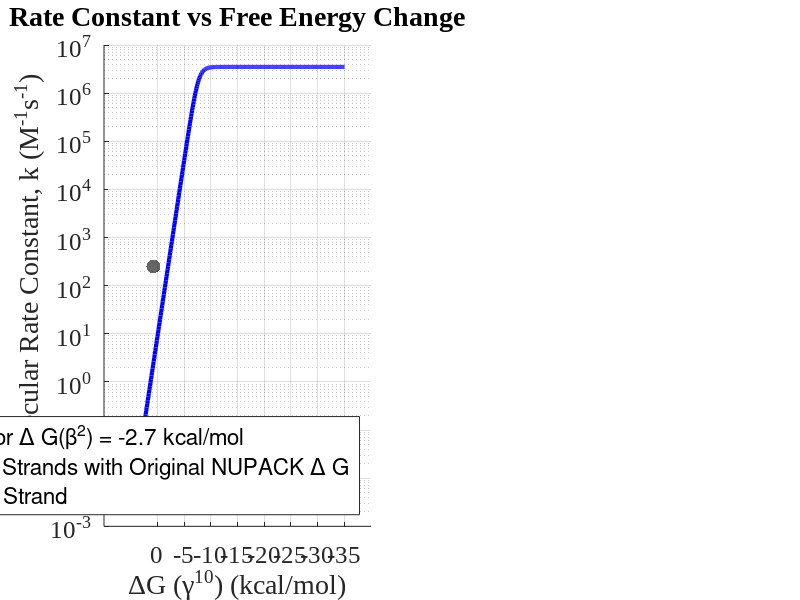

The MATLAB script that drew this image: (Note: this script raises an error after producing the figure.)
%The following file is used to apply the model introduced by Zhang. et. al
%in their work "Control of DNA Strand DisplacementKinetics Using Toehold Exchange" to the BIOREGEN 
% reaction system for 10 arbitrary strand designs. A shifted Free Energy is then imposed to visualize the effect of this shift on calculated strand paramters (namely the rate constant)
% The file takes an input file and extracts data about the
% Gibbs Free Energies of different strands. A plot is then generated of the
% Gibbs Free Energies vs. a theoretical predicted rate constant that is calculated within the file.

% Clear workspace
clc
clear all
close all
format long
 
%% Constants
b = 15;                  % Total branch migration length
m = 2;                   % Incumbent toehold length
k_b = (b/(b-m))^2;        % Branch migration rate constant (s^-1)
R = 1.987e-3;            % Gas constant in kcal/(mol·K)
T = 298.15;               % Temperature in Kelvin
k_f = 3.5e6;              % kf1=kf2=kf (/M/s)
G_beta = -2.7;           % Incumbent toehold binding energy (kcal/mol)
offset = -10;
offset2 = -5;
 
% delta_g range
G = -35:0.1:5;
 
% k_rbeta: k_r for incumbent toehold 
k_rbeta = k_f*(2/(b-m))*exp(G_beta/(R*T));
 
% List of arbitrary delta_G values (free energy changes, kcal/mol)
delta_G = [-13.01, -12.56, -7.68, -9.36, -9.54, -9, -8.69, -5.53, -5.19, -5.96, -2.3, -7.83, -1.11, -4.79, -1.15, 0.76, -2.64];


%% Calculating rate constant for delta_g range of -25 kcal/mol to 0 kcal/mol
 
% k_rg: k_r for invader toehold 
k_rgamma = k_f*(2/(b-m))*exp(G./(R*T));
% k: Final rate constant (from equation 2)
k = (k_rbeta*k_f*k_b)./(k_rgamma.*k_rbeta + k_rgamma.*k_b + k_rbeta.*k_b);
 
%% Calculating rate constant for delta_g of mismatches
 
% k_rg: k_r for invader toehold 
k_rgamma_mism = k_f*(2/(b-m))*exp(delta_G./(R*T));
k_rgamma_mism2 = k_f*(2/(b-m))*exp((delta_G + offset)./(R*T));
k_rgamma_mism3 = k_f*(2/(b-m))*exp((delta_G + offset2)./(R*T));
% k: Final rate constant 
k_mism = (k_rbeta*k_f*k_b)./(k_rgamma_mism.*k_rbeta + k_rgamma_mism.*k_b + k_rbeta.*k_b);
k_mism2 = (k_rbeta*k_f*k_b)./(k_rgamma_mism2.*k_rbeta + k_rgamma_mism2.*k_b + k_rbeta.*k_b);
k_mism3 = (k_rbeta*k_f*k_b)./(k_rgamma_mism3.*k_rbeta + k_rgamma_mism3.*k_b + k_rbeta.*k_b);
 
%% Figure Generation
f = figure();
set(f, 'position', [50 0 2300 2500], 'color', 'w');
hold on; box on;

%Plot of model with input of original Free Energy values
subplot(1, 2, 1)
hold on
% Plot Equation 2 for a incumbent toehold length of 2
p1 = plot(G, k, 'b-', 'LineWidth', 3, 'MarkerSize', 6 ,'DisplayName','Model for \Delta G(\beta^2) = -2.7 kcal/mol');
% Plot rate constant for delta_g before shifted free energies
p2 = scatter(delta_G, k_mism, 100,'k','filled','MarkerFaceAlpha', 0.6, 'DisplayName','Sample Strands with Original NUPACK \Delta G');
% Plot parameters for perfectly complementary strand
p5 = scatter([-13.22], [k_mism(1)],120,'c','filled','MarkerFaceAlpha', 0.6, 'DisplayName','Original Strand');

title('Rate Constant vs Free Energy Change');
xlabel('\DeltaG (\gamma^{10}) (kcal/mol)');
ylabel('Bimolecular Rate Constant, k (M^{-1}s^{-1})');
lgd = legend([p1,p2,p5], 'Location', 'southeast');
set(gca, 'YScale', 'log')
set(gca,'xDir','reverse')
xticks(-35:5:0)
set(gca, 'FontSize', 18)
set(gca, 'FontName', 'Times New Roman')
grid on
fontsize(lgd, 18, "points")

%Plot of model with input of shifted Free Energy values
subplot(1, 2, 2)
hold on
% Plot Equation 2 for a incumbent toehold length of 2
p1b = plot(G, k, 'b-', 'LineWidth', 3, 'MarkerSize', 6,'DisplayName','Model for \Delta G(\beta^2) = -2.7 kcal/mol');
% Plot rate constant for delta_g after shifted free energies
p2b = scatter(delta_G + offset, k_mism2, 120,'r','filled','MarkerFaceAlpha', 0.6, 'DisplayName','Sample Strands with -10 Offset \Delta G');
% Plot parameters for perfectly complementary strand
p5b = scatter([-23.22], [k_mism2(1)], 120,'c', 'filled', 'MarkerFaceAlpha', 0.6, 'DisplayName','Original Strand');

title('Rate Constant vs Free Energy Change with a \Delta G Offset');
xlabel('\DeltaG (\gamma^{10}) (kcal/mol)');
ylabel('Bimolecular Rate Constant, k (M^{-1}s^{-1})');
lgd2 = legend([p1b,p2b,p5b], 'Location', 'southeast');
set(gca, 'YScale', 'log')
set(gca,'xDir','reverse')
xticks(-35:5:0)
set(gca, 'FontSize', 18)
set(gca, 'FontName', 'Times New Roman')
grid on
fontsize(lgd2, 18, "points")
exportgraphics(f, 'ShiftedG.pdf', 'resolution', 600)
